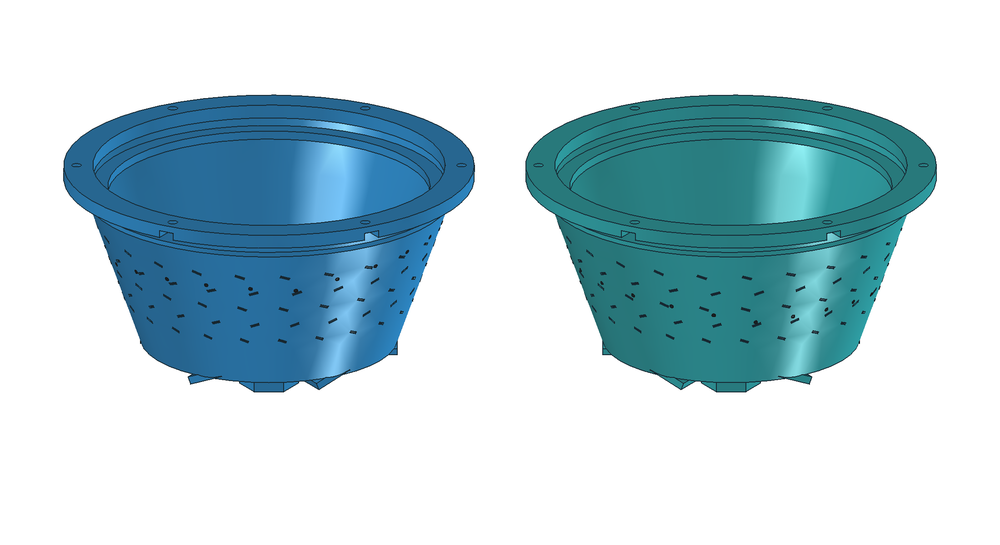
#> input picture experiments/pot_zoetrope/output/zoetrope_pots_raw.png, 1000 x 545 px, shrunk from 2200 x 1200 before the run
$ python make_zoetrope_preview.py
#> lines starting #> are read from the running program, lines starting #| are printed output that depends on the picture
from pathlib import Path
from PIL import Image,ImageDraw,ImageFont
ROOT=Path(__file__).resolve().parent;OUT=ROOT.parent/"pot_zoetrope/output"
def font(n,bold=False):return ImageFont.truetype("/usr/share/fonts/truetype/dejavu/DejaVuSans"+("-Bold" if bold else "")+".ttf",n)
for raw,out,title,subtitle in [
    ("zoetrope_pots_raw.png","zoetrope_pots_preview.png","P02 + P03 | ENGRAVED BOUNCING-BALL ZOETROPE","P02: CCW, levels 1 and 3     |     P03: CW, level 2     |     directions viewed from above"),
    ("zoetrope_etch_closeup_raw.png","zoetrope_etch_closeup.png","0.6 mm RECESSED ARTWORK","24 frames around each pot; five platforms and one ball per frame")]:
    pic=Image.open(OUT/raw).convert("RGB");im=Image.new("RGB",(pic.width,pic.height+220),"white");im.paste(pic,(0,130))
#> further down, pic is the input picture: PIL image 1000x545 RGB; mean R, G, B 186.2, 210.7, 218.6
#> after `im = Image.new('RGB', (pic.width, pic.height + 220), 'white')`: im: PIL image 1000x765 RGB; every value is 255
#> after `im.paste(pic, (0, 130))`:
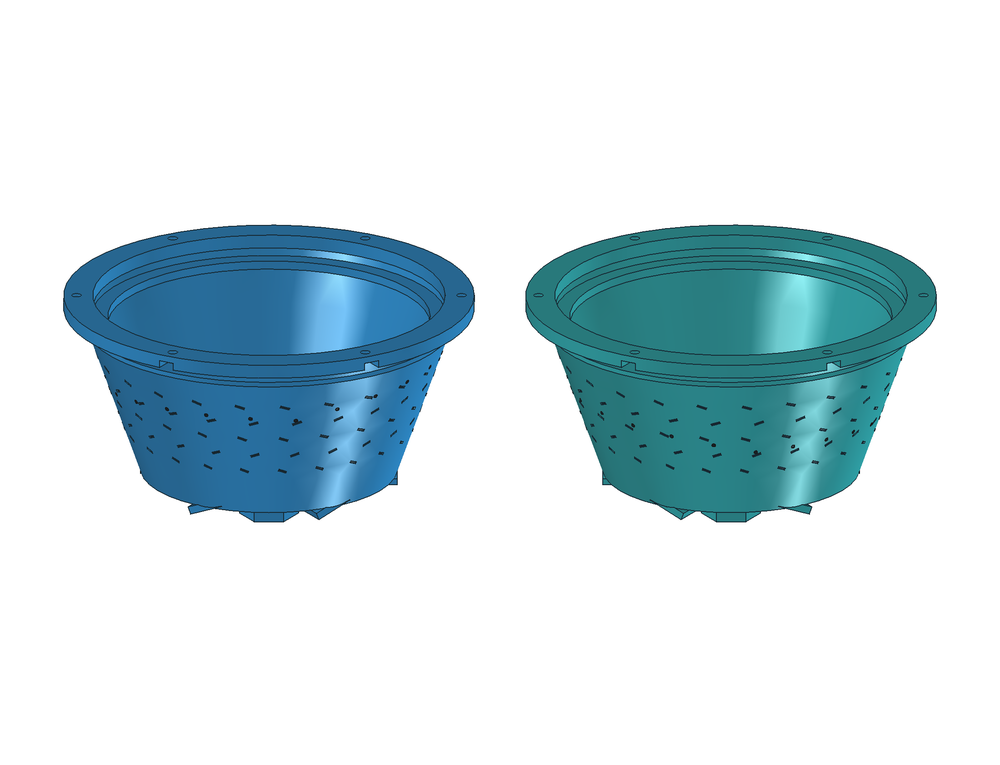
#> im: PIL image 1000x765 RGB; mean R, G, B 206, 223.4, 229.1
    d=ImageDraw.Draw(im);d.text((45,25),title,font=font(40,True),fill="#173546")
    d.text((45,82),subtitle,font=font(24),fill="#354a55")
    d.text((45,im.height-65),"Dark recess floors show the engraving; printed contrast depends on material, finishing and lighting.",font=font(23),fill="#354a55")
    im.save(OUT/out)
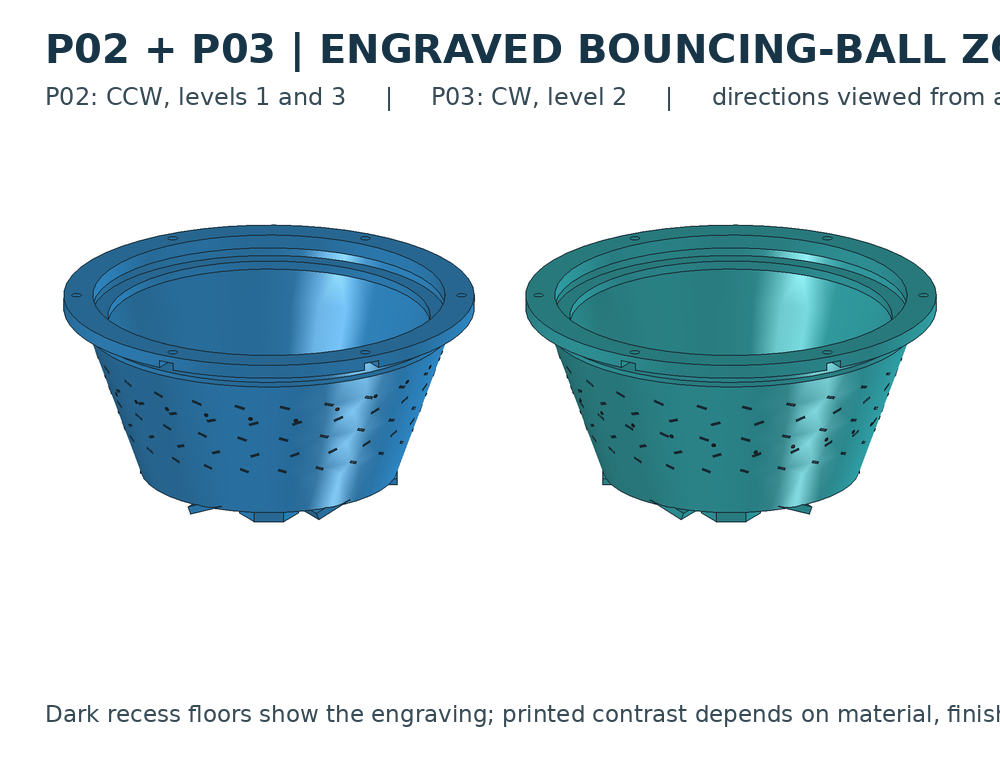
#> saved as zoetrope_pots_preview.png: PIL image 1000x765 RGB; mean R, G, B 200.1, 218.2, 224.3
#> pass 2 of the loop `for raw,out,title,subtitle in [`:
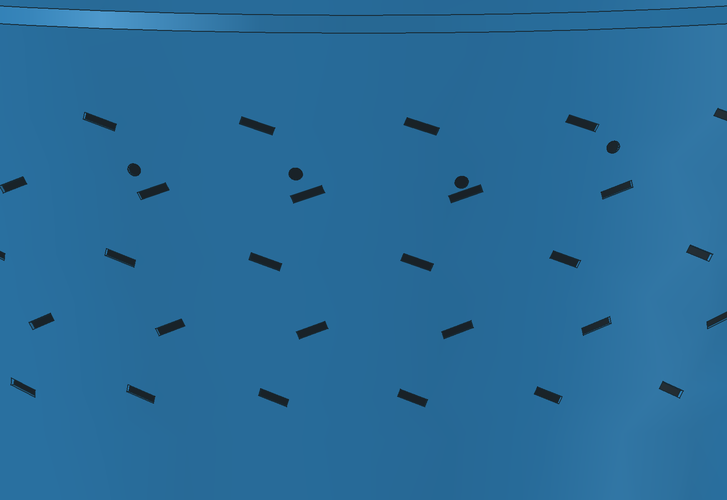
#> input picture experiments/pot_zoetrope/output/zoetrope_etch_closeup_raw.png, 727 x 500 px, shrunk from 1600 x 1100 before the run
#> pic is the input picture: PIL image 727x500 RGB; mean R, G, B 40.8, 106.9, 152.1
#> im: PIL image 727x720 RGB; every value is 255
#> `im.paste(pic, (0, 130))`:
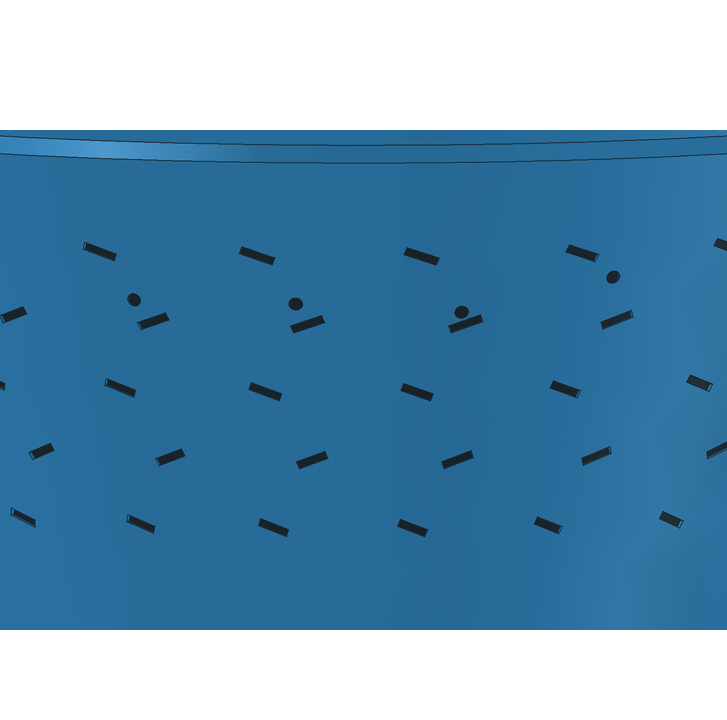
#> im: PIL image 727x720 RGB; mean R, G, B 106.2, 152.2, 183.6
#> `im.save(OUT/out)`:
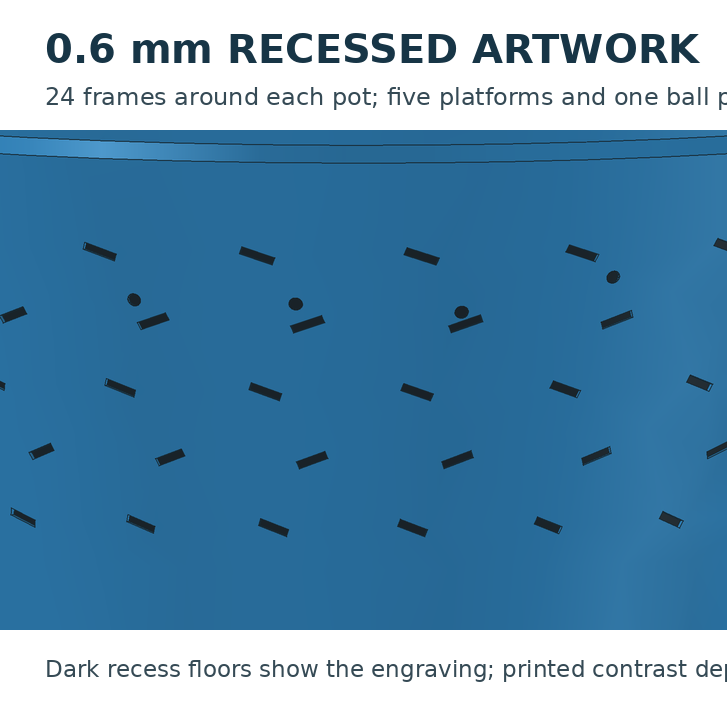
#> saved as zoetrope_etch_closeup.png: PIL image 727x720 RGB; mean R, G, B 99.9, 146.6, 178.4
print("Zoetrope preview images saved.")
